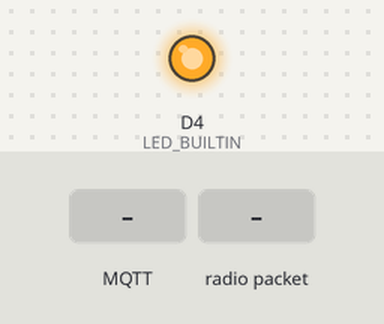
Simulated run of this program. Board: ESP8266 (NodeMCU). Parts: output pins drawn as LEDs (lit = HIGH, except the on-board LED, lit = LOW). The inputs (shaded band) are chosen by the test bench. WiFi joins after 1.5 s; servers stay silent unless stated; no radio packets arrive unless stated; no MQTT or app messages arrive unless stated; what the program prints to the serial monitor is not drawn.

Above: at 3.7 s.
3.8 s: MQTT message "1" arrives on the first subscribed topic
5.3 s: MQTT message "off" arrives on the first subscribed topic
6.8 s: radio packet "1" arrives
At 8.0 s:
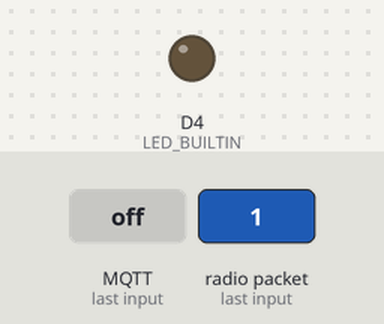
8.3 s: radio packet "0" arrives
At 9.4 s:
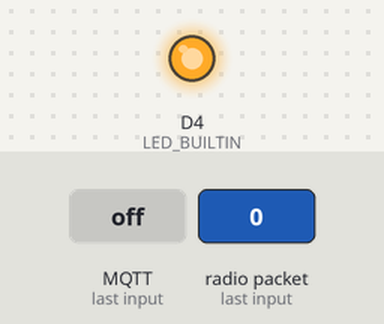
9.8 s: radio packet "2" arrives
At 10.5 s:
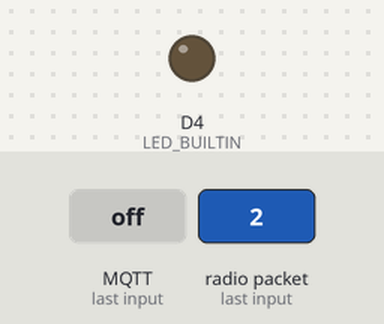
Timing chart, 0 to 12.3 s (numbered marks = the images above; inputs shaded):
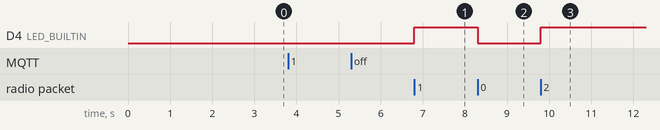

The program:

main.cpp
```cpp
#include <Arduino.h>
#include <ESP8266WiFi.h>
#include <PubSubClient.h>
#include <SPI.h>
#include <LoRa.h>

// ---------- WIFI ----------
const char* ssid = "YOUR_WIFI";
const char* password = "YOUR_PASS";

// ---------- MQTT ----------
//const char* mqtt_server = "test.mosquitto.org";
const char* mqtt_server = "broker.hivemq.com";
const char* topic_sub  = "javierriv0826_esp8266_2026/lora/command";
const char* topic_pub  = "javierriv0826_esp8266_2026/lora/motion";

WiFiClient espClient;
PubSubClient client(espClient);

// ---------- LORA PINS ----------
#define SS   D8
#define RST  D1
#define DIO0 D2

#define LORA_FREQ 433E6   // Change if needed

bool ledState = false;

// ---------- FUNCTION DECLARATIONS ----------
void setup_wifi();
void reconnect_mqtt();
void mqtt_callback(char* topic, byte* payload, unsigned int length);

void setup() {

  Serial.begin(115200);
  delay(1000);

  setup_wifi();

  client.setServer(mqtt_server, 1883);
  client.setCallback(mqtt_callback);

  // LoRa init
  LoRa.setPins(SS, RST, DIO0);

  if (!LoRa.begin(LORA_FREQ)) {
    Serial.println("❌ LoRa init failed");
    while (1);
  }

  LoRa.setSpreadingFactor(7);
  LoRa.setSignalBandwidth(125E3);
  LoRa.setCodingRate4(5);
  LoRa.enableCrc();
  LoRa.setSyncWord(0x34);
  LoRa.setTxPower(10);

  pinMode(LED_BUILTIN, OUTPUT);

  Serial.println("✅ LoRa init OK");
}

void loop() {

  if (!client.connected()) {
    reconnect_mqtt();
  }

  client.loop();

  int packetSize = LoRa.parsePacket();

  if (packetSize > 0) {
    // Toggle LED
    ledState = !ledState;
    digitalWrite(LED_BUILTIN, ledState ? LOW : HIGH);
  }

  if (packetSize == 6) {  // NodeID + EventID + 4 bytes timestamp

    uint8_t buffer[6];

    for (int i = 0; i < 6; i++) {
      buffer[i] = LoRa.read();
    }

    uint8_t nodeId = buffer[0];
    uint8_t eventId = buffer[1];

    uint32_t timestamp =
      ((uint32_t)buffer[2] << 24) |
      ((uint32_t)buffer[3] << 16) |
      ((uint32_t)buffer[4] << 8)  |
      ((uint32_t)buffer[5]);

    int rssi = LoRa.packetRssi();

    uint32_t totalSec = timestamp / 1000;
    uint32_t min = totalSec / 60;
    uint32_t sec = totalSec % 60;

    Serial.print("📡 Motion detected at ");
    Serial.print(timestamp);
    Serial.print(" -> ");
    Serial.print(min);
    Serial.print(":");
    if (sec < 10) Serial.print("0");
    Serial.println(sec);

    String json = "{";
    json += "\"node\":" + String(nodeId) + ",";
    json += "\"event\":" + String(eventId) + ",";
    json += "\"timestamp\":" + String(timestamp) + ",";
    json += "\"rssi\":" + String(rssi);
    json += "}";

    client.publish(topic_pub, json.c_str());
  }
}

// ---------------- WIFI ----------------

void setup_wifi() {

  Serial.println("Connecting WiFi...");
  WiFi.begin(ssid, password);

  while (WiFi.status() != WL_CONNECTED) {
    delay(500);
    Serial.print(".");
  }

  Serial.println("\n✅ WiFi connected");
}

// ---------------- MQTT ----------------

void reconnect_mqtt() {

  while (!client.connected()) {

    Serial.println("Connecting MQTT...");

    if (client.connect("ESP8266_Gateway")) {

      Serial.println("✅ MQTT connected");
      client.subscribe(topic_sub);

    } else {
      Serial.println("Retrying MQTT...");
      delay(2000);
    }
  }
}

// ----------- MQTT CALLBACK ------------

void mqtt_callback(char* topic, byte* payload, unsigned int length) {

  Serial.println("📥 MQTT command received");

  if (length < 3) return;

  uint8_t nodeId = payload[0];
  uint8_t cmdId  = payload[1];
  uint8_t value  = payload[2];

  Serial.print("Forwarding to LoRa → CMD: ");
  Serial.println(cmdId, HEX);

  // Send via LoRa
  LoRa.beginPacket();
  LoRa.write(nodeId);
  LoRa.write(cmdId);
  LoRa.write(value);
  LoRa.endPacket();

  // Toggle LED
  ledState = !ledState;
  digitalWrite(LED_BUILTIN, ledState ? LOW : HIGH);

  LoRa.receive();  // 🔥 VERY IMPORTANT: back to RX mode
}
```

Measured:
- after the input at 3.8 s, every drawn part: stays the same
- after the input at 5.3 s, every drawn part: stays the same
- after the input at 6.8 s, D4 (LED_BUILTIN): LOW → HIGH at once
- after the input at 8.3 s, D4 (LED_BUILTIN): HIGH → LOW at once
- after the input at 9.8 s, D4 (LED_BUILTIN): LOW → HIGH at once
